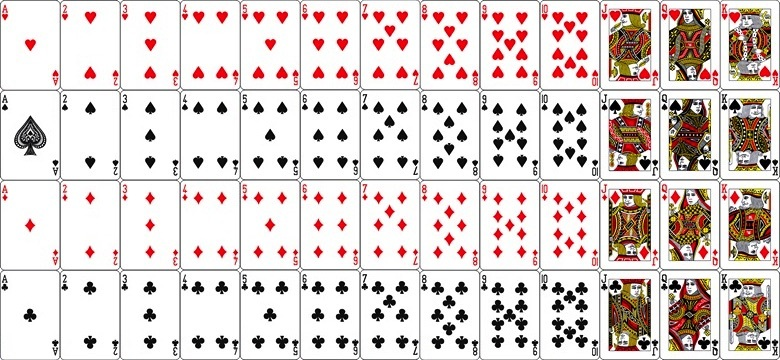
#> input picture cards.jpg, 780 x 360 px
$ python B6dh.py
#> lines starting #> are read from the running program, lines starting #| are printed output that depends on the picture
import requests
import cv2 as cv
import os
import matplotlib.pyplot as plt
import numpy as np
import random

card_images = []
cards = []
players = []
marks = ['ハート', 'スペード', 'ダイヤ', 'クローバー']
display_names = ['A', '2', '3', '4', '5', '6', '7', '8', '9', '10', 'J', 'Q', 'K']
numbers = [11, 2, 3, 4, 5, 6, 7, 8, 9, 10, 10, 10, 10]

def load_image():
  image_name = 'cards.jpg'
  vsplit_number = 4
  hsplit_number = 13

  if not os.path.isfile(image_name):
    response = requests.get('https://raw.githubusercontent.com/techgymjp/techgym_python/master/cards.jpg', allow_redirects=False)
    with open(image_name, 'wb') as image:
      image.write(response.content)

  img = cv.imread('./'+image_name)
  img = cv.cvtColor(img, cv.COLOR_BGR2RGB)

  h, w = img.shape[:2]
  crop_img = img[:h // vsplit_number * vsplit_number, :w // hsplit_number * hsplit_number]

  card_images.clear()
  for h_image in np.vsplit(crop_img, vsplit_number):
    for v_image in np.hsplit(h_image, hsplit_number):
      card_images.append(v_image)

class Card:
  def __init__(self, mark, display_name, number, image):
    self.mark = mark
    self.display_name = display_name
    self.number = number
    self.image = image
    self.is_dealt = False

class Player:
  def __init__(self, name):
    self.name = name
    self.cards = []
    self.total_number = 0

class Human(Player):
  def __init__(self):
    super().__init__('自分')

class Computer(Player):
  def __init__(self):
    super().__init__('コンピューター')

def create_cards():
  cards.clear()

  for i, mark in enumerate(marks):
    for j, number in enumerate(numbers):
      cards.append( Card(mark, display_names[j], number, card_images[i*len(numbers)+j]) )

def show_cards(cards):
  for i, card in enumerate(cards):
    print(f"{card.mark}{card.display_name}")
    plt.subplot(1, 6, i + 1)
    plt.axis('off')
    plt.imshow(card.image)
  plt.show()

def deal_card(player):
  tmp_cards = list(filter(lambda n: n.is_dealt == False, cards))
  assert (len(tmp_cards) != 0), "残りカードなし"

  tmp_card = random.choice( tmp_cards )
  tmp_card.is_dealt = True

  player.cards.append( tmp_card )
  player.total_number += tmp_card.number
  calc_ace(player)

def calc_ace(player):
  for card in player.cards:
    if player.total_number >= 22:
      if card.number == 11:
        player.total_number -= 10
        card.number = 1

def win():
  print('勝ち')

def lose():
  print('負け')

def choice():
  message = 'ヒット[1] or スタンド[2]'
  choice_key = input(message)
  while not enable_choice(choice_key):
    choice_key = input(message)
  return int(choice_key)

def enable_choice(string):
  if string.isdigit():
    number = int(string)
    if number >= 1 and number <= 2:
      return True
    else:
      return False
  else:
    return False

def play_once():
  deal_card( players[0] )
  deal_card( players[1] )
  deal_card( players[0] )
  show_cards( players[0].cards )
  if is_blackjack():
    win()
  else:
    choice_key = choice()
    if choice_key == 1:
      hit()
    elif choice_key == 2:
      stand()

def is_blackjack():
  if(players[0].total_number == 21):
    return True
  else:
    return False

def is_burst():
  if(players[0].total_number >= 22):
    return True
  else:
    return False

def hit():
  deal_card( players[0] )
  show_cards( players[0].cards )
  if is_blackjack():
    win()
  elif is_burst():
    lose()
  else:
    choice_key = choice()
    if choice_key == 1:
      hit()
    elif choice_key == 2:
      stand()

def stand():
  deal_card( players[1] )
  if players[1].total_number < 17:
    stand()
  else:
    result = judge()
    show_result(result)

def judge():
  print('結果')
  diff = players[0].total_number - players[1].total_number
  if diff == 0:
    result = 'draw'
  elif diff >= 1:
    result = 'win'
  else:
    result = 'lose'
  return result

def show_result(result):
  for player in players:
    print(f"{player.name}のカードは")
    show_cards( player.cards )

  if result == 'draw':
    print('引き分け')
  elif result == 'win':
    print(f"{players[0].name}の勝ち")
  else:
    print(f"{players[1].name}の勝ち")

def play():
  print('デバッグログ：play()')
  load_image()
#> in load_image, img is the input picture: shape (360, 780, 3); mean B, G, R 206.2, 208.8, 219.7
#> the loop in load_image, `for h_image in np.vsplit(crop_img, vsplit_number):` made 4 passes
#> after the loop in load_image, `for h_image in np.vsplit(crop_img, vsplit_number):`: card_images = 52 items
  create_cards()
#> the loop in create_cards, `for i, mark in enumerate(marks):` made 4 passes
#> pass 1, in __init__ (call 2), `self.image = image`:
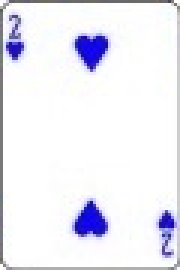
#> self.image: shape (90, 60, 3) (shown 3 times larger); mean of channels 0, 1, 2 245.4, 236.2, 236.6; drawn as B, G, R
#> pass 1, in __init__ (call 3), `self.image = image`:
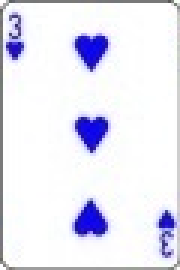
#> self.image: shape (90, 60, 3) (shown 3 times larger); mean of channels 0, 1, 2 244.1, 231.5, 231.9; drawn as B, G, R
#> pass 1, in __init__ (call 4), `self.image = image`:
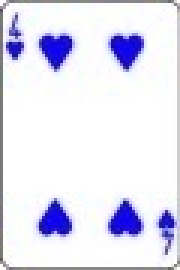
#> self.image: shape (90, 60, 3) (shown 3 times larger); mean of channels 0, 1, 2 243.5, 227.5, 228.1; drawn as B, G, R
  players.clear()
  players.append( Human() )
  players.append( Computer() )

  play_once()
#> in deal_card, `player.total_number += tmp_card.number`: player.total_number = 10
#> the loop in calc_ace, `for card in player.cards:` made 1 pass
#> the loop in calc_ace (call 2), `for card in player.cards:` made 1 pass
#> in show_cards, `plt.show()`:
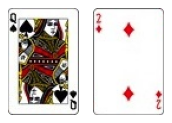
#> figure drawn by matplotlib, 2 panels
#> the answer given: 1
#> in show_cards (call 2), `plt.show()`:
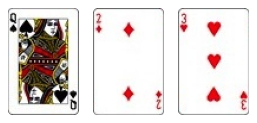
#> figure drawn by matplotlib, 3 panels
#> the answer given: 1
#> in show_cards (call 3), `plt.show()`:
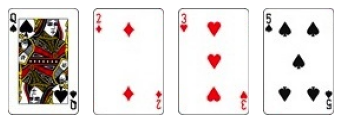
#> figure drawn by matplotlib, 4 panels
#> the answer given: 1
#> in show_cards (call 4), `plt.show()`:
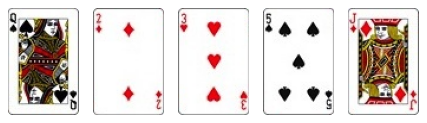
#> figure drawn by matplotlib, 5 panels

play()
